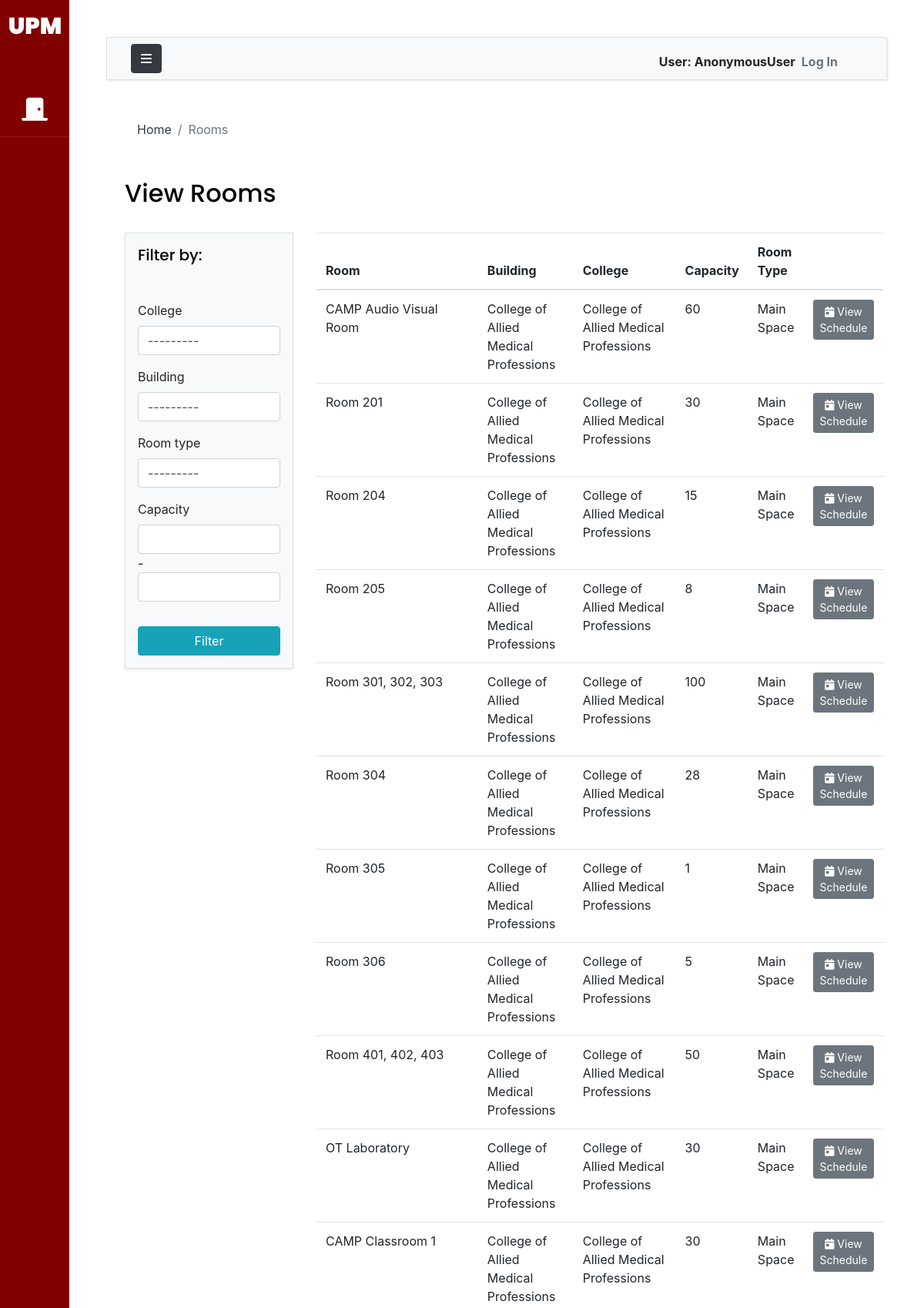
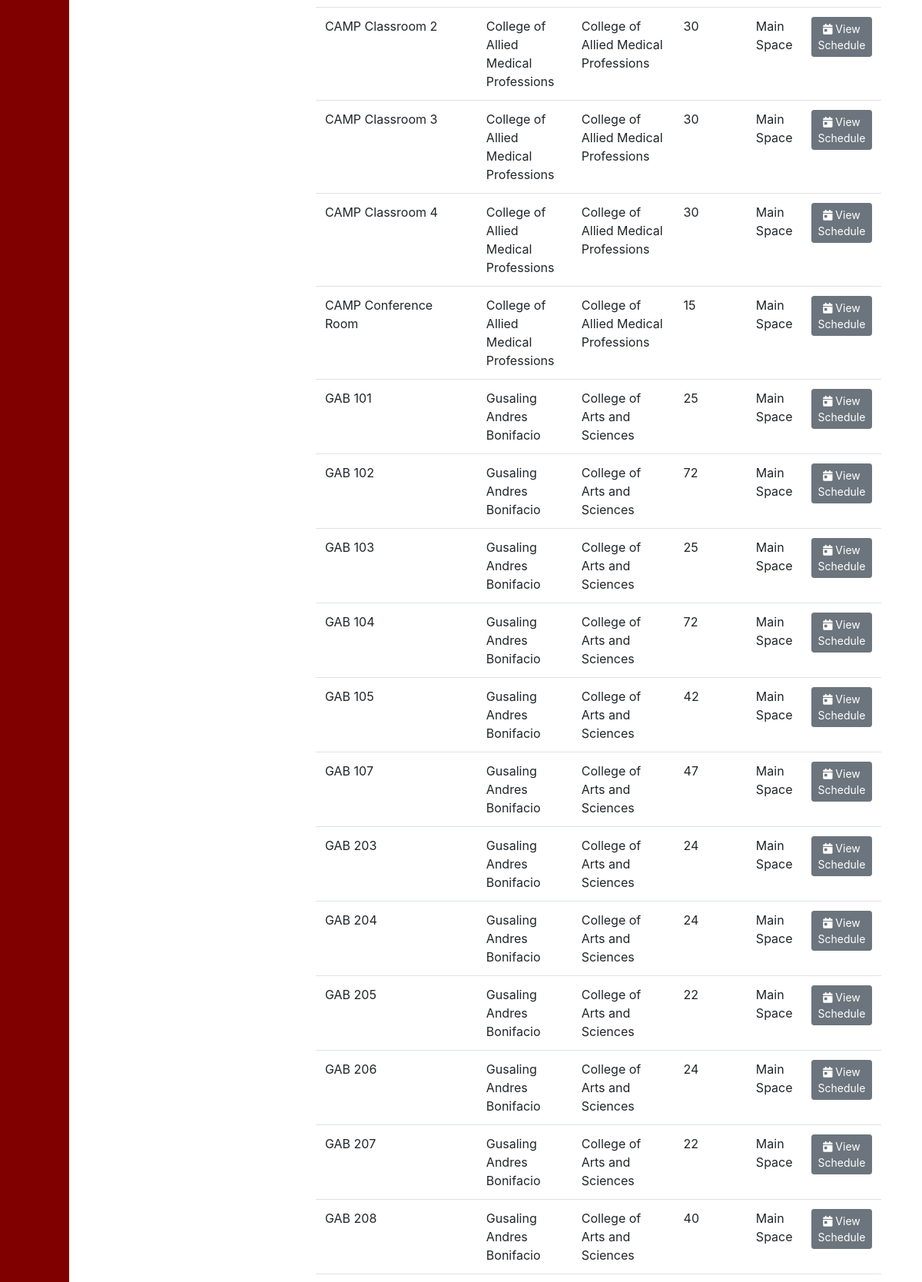
/rooms/ (upper part), run on the app's committed database (2 pictures, top to bottom).
### UPM/models.py (models this page shows, shortened)
class Room(models.Model):
    name = models.CharField(max_length=300, null=True, unique=True)
    slug = models.SlugField(null=True)
    room_type = models.ForeignKey(RoomType,on_delete=models.CASCADE,null=True)
    college = models.ForeignKey(College,on_delete=models.CASCADE,null=True)
    building = models.ForeignKey(Building, on_delete=models.CASCADE, null=True)
    capacity = models.IntegerField()

class Building(models.Model):
    name = models.CharField(max_length=300,null=True)
    college = models.ForeignKey(College,on_delete=models.CASCADE,null=True)
    slug = models.SlugField(null=True)
    def __str__(self):
        return self.name

class College(models.Model):
    name = models.CharField(max_length=300,null=True)
    slug = models.SlugField(null=True)
    def __str__(self):
        return self.name

class RoomType(models.Model):
    name = models.CharField(max_length=300,null=True, unique=True)
    slug = models.SlugField(null=True)
    def __str__(self):
        return self.name

### UPM/views.py (the view)
# urls.py: path('rooms/',views.roomView,name='roomView'),
def roomView(request):
    rooms = Room.objects.all()
    rfilter= RoomFilter(request.GET,queryset=rooms)
    build = Building.objects.all()
    college = College.objects.all()
    rooms = rfilter.qs
    context={'rooms':rooms,'filter':rfilter,'building':build,'colleges':college}
    return render(request,'UPM/room-view.html',context)

### templates/UPM/room-view.html (shortened to what this page needs)
{% extends 'base.html' %}
{% load static %}
{% load crispy_forms_tags %}
{% block breadcrumb %}
<nav aria-label="breadcrumb">
  <ol class="breadcrumb mt-3 ms-4 bg-body">
    <li class="breadcrumb-item"><a href="{% url 'indexPage' %}" class="text-dark">Home</a></li>
    <li class="breadcrumb-item active" aria-current="page">Rooms</li>
  </ol>
</nav>
{% endblock breadcrumb %}
{% block content %}
<div class = "container-xl px-4 pb-2">
    <h2 class="py-4">View Rooms</h2>
    <div class = 'row h-100 '>
        <div class = "col-sm-3 vh-75 " >
            <div class = 'p-3 vh-75 shadow-sm border bg-light'>
                <h5 class='mb-5'>Filter by:</h5>
                <form method = "GET">
                    {{filter.form | crispy}}
                    <button class = "btn btn-info w-100 mt-3" type = 'submit'>Filter</button>
                </form>
            </div>
        </div>
        <div class = "col-sm-9 h-100 ">
            <table class="table">
                <thead>
                  <tr>
                    <th scope="col">Room</th>
                    <th scope="col">Building</th>
                    <th scope="col">College</th>
                    <th scope="col">Capacity</th>
                    <th scope="col">Room Type</th>
                    <th scope="col"></th>
                  </tr>
                </thead>
                <tbody>
                {% for room in rooms %}
                  <tr>
                    <td>{{room.name}}</td>
                    <td>{{room.building}}</td>
                    <td>{{room.college}}</td>
                    <td>{{room.capacity}}</td>
                    <td>{{room.room_type}}</td>
                    <td><a class='btn btn-secondary btn-sm' href = {% url 'calendarView' room.slug %}><i class="fa-solid fa-calendar-day"></i> View Schedule</a></td>
                  </tr>
                {% endfor %}
                </tbody>
              </table>
        </div>
    </div>
</div>
{% endblock content %}

### data on the page
Room: name "CAMP Audio Visual Room", building "College of Allied Medical Professions", college "College of Allied Medical Professions", capacity "60", room_type "Main Space"
Room: name "Room 201", building "College of Allied Medical Professions", college "College of Allied Medical Professions", capacity "30", room_type "Main Space"
Room: name "Room 204", building "College of Allied Medical Professions", college "College of Allied Medical Professions", capacity "15", room_type "Main Space"
Room: name "Room 205", building "College of Allied Medical Professions", college "College of Allied Medical Professions", capacity "8", room_type "Main Space"
Room: name "Room 301, 302, 303", building "College of Allied Medical Professions", college "College of Allied Medical Professions", capacity "100", room_type "Main Space"
Room: name "Room 304", building "College of Allied Medical Professions", college "College of Allied Medical Professions", capacity "28", room_type "Main Space"
Room: name "Room 305", building "College of Allied Medical Professions", college "College of Allied Medical Professions", capacity "1", room_type "Main Space"
Room: name "Room 306", building "College of Allied Medical Professions", college "College of Allied Medical Professions", capacity "5", room_type "Main Space"
Room: name "Room 401, 402, 403", building "College of Allied Medical Professions", college "College of Allied Medical Professions", capacity "50", room_type "Main Space"
Room: name "OT Laboratory", building "College of Allied Medical Professions", college "College of Allied Medical Professions", capacity "30", room_type "Main Space"
Room: name "CAMP Classroom 1", building "College of Allied Medical Professions", college "College of Allied Medical Professions", capacity "30", room_type "Main Space"
Room: name "CAMP Classroom 2", building "College of Allied Medical Professions", college "College of Allied Medical Professions", capacity "30", room_type "Main Space"
Room: name "CAMP Classroom 3", building "College of Allied Medical Professions", college "College of Allied Medical Professions", capacity "30", room_type "Main Space"
Room: name "CAMP Classroom 4", building "College of Allied Medical Professions", college "College of Allied Medical Professions", capacity "30", room_type "Main Space"
Room: name "CAMP Conference Room", building "College of Allied Medical Professions", college "College of Allied Medical Professions", capacity "15", room_type "Main Space"
Room: name "GAB 101", building "Gusaling Andres Bonifacio", college "College of Arts and Sciences", capacity "25", room_type "Main Space"
Room: name "GAB 102", building "Gusaling Andres Bonifacio", college "College of Arts and Sciences", capacity "72", room_type "Main Space"
Room: name "GAB 103", building "Gusaling Andres Bonifacio", college "College of Arts and Sciences", capacity "25", room_type "Main Space"
Room: name "GAB 104", building "Gusaling Andres Bonifacio", college "College of Arts and Sciences", capacity "72", room_type "Main Space"
Room: name "GAB 105", building "Gusaling Andres Bonifacio", college "College of Arts and Sciences", capacity "42", room_type "Main Space"
Room: name "GAB 107", building "Gusaling Andres Bonifacio", college "College of Arts and Sciences", capacity "47", room_type "Main Space"
Room: name "GAB 203", building "Gusaling Andres Bonifacio", college "College of Arts and Sciences", capacity "24", room_type "Main Space"
Room: name "GAB 204", building "Gusaling Andres Bonifacio", college "College of Arts and Sciences", capacity "24", room_type "Main Space"
Room: name "GAB 205", building "Gusaling Andres Bonifacio", college "College of Arts and Sciences", capacity "22", room_type "Main Space"
Room: name "GAB 206", building "Gusaling Andres Bonifacio", college "College of Arts and Sciences", capacity "24", room_type "Main Space"
Room: name "GAB 207", building "Gusaling Andres Bonifacio", college "College of Arts and Sciences", capacity "22", room_type "Main Space"
Room: name "GAB 208", building "Gusaling Andres Bonifacio", college "College of Arts and Sciences", capacity "40", room_type "Main Space"

### other printed values
{{ request.user }} "AnonymousUser"
